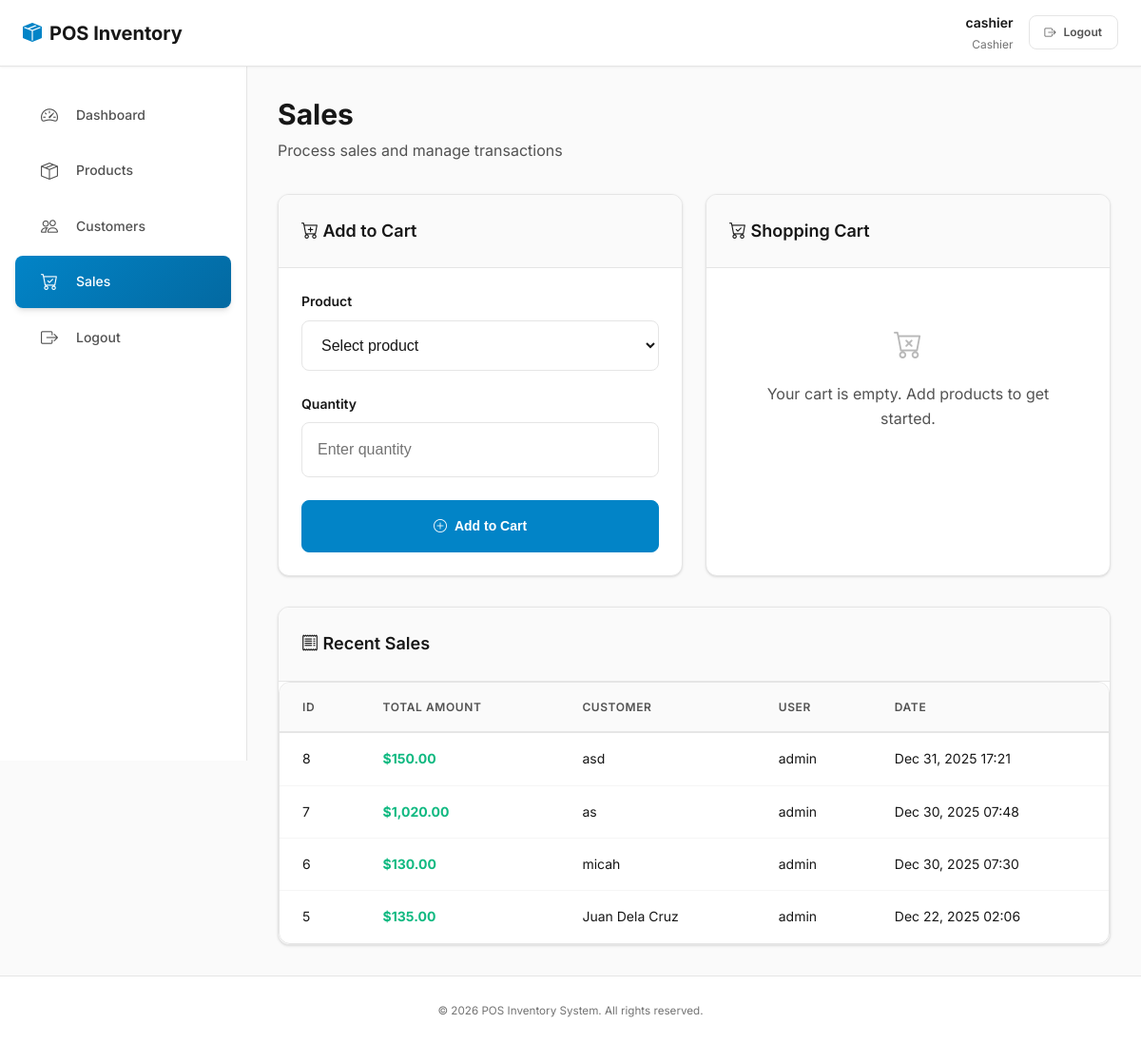
Screenshot of /index.php?page=sales (signed in) with the database file from the repository.
### tables this page shows
CREATE TABLE `sales` (
  `sale_id` int(11) NOT NULL,
  `user_id` int(11) NOT NULL,
  `customer_id` int(11) DEFAULT NULL,
  `total_amount` decimal(10,2) NOT NULL,
  `sale_date` timestamp NOT NULL DEFAULT current_timestamp()
);

CREATE TABLE `customers` (
  `customer_id` int(11) NOT NULL,
  `customer_name` varchar(150) DEFAULT NULL,
  `contact_number` varchar(20) DEFAULT NULL,
  `created_at` timestamp NOT NULL DEFAULT current_timestamp()
);

CREATE TABLE `users` (
  `user_id` int(11) NOT NULL,
  `username` varchar(50) NOT NULL,
  `password` varchar(255) NOT NULL,
  `role` enum('admin','cashier') NOT NULL,
  `created_at` timestamp NOT NULL DEFAULT current_timestamp()
);

### functions.php (called while the page is built, shortened)
<?php
function sanitize($value)
{
    return htmlspecialchars(trim((string)$value), ENT_QUOTES, 'UTF-8');
}

### modules/sales.php (the view, shortened to what this page needs)
<?php
$recentSales = $conn->query('
    SELECT s.sale_id, s.total_amount, s.sale_date,
           c.customer_name, u.username
    FROM sales s
    LEFT JOIN customers c ON c.customer_id = s.customer_id
    JOIN users u ON u.user_id = s.user_id
    ORDER BY s.sale_id DESC
    LIMIT 10
')->fetch_all(MYSQLI_ASSOC);
?>
<main>
    <div class="page-header">
        <h1 class="page-title">Sales</h1>
        <p class="page-subtitle">Process sales and manage transactions</p>
    </div>
    <div style="display: grid; grid-template-columns: repeat(auto-fit, minmax(400px, 1fr)); gap: var(--spacing-lg); margin-bottom: var(--spacing-xl);">
        <div class="card">
            <div class="card-header">
                <i class="bi bi-cart-plus"></i> Add to Cart
            </div>
            <div class="card-body">
                <form method="post">
                    <div class="form-group">
                        <label class="form-label">Product</label>
                        <select class="form-select" name="product_id" required>
                            <option value="">Select product</option>
                        </select>
                    </div>
                    <div class="form-group">
                        <label class="form-label">Quantity</label>
                        <input class="form-control" type="number" name="quantity" min="1" required placeholder="Enter quantity">
                    </div>
                    <button class="btn btn-primary w-100" type="submit">
                        <i class="bi bi-plus-circle"></i> Add to Cart
                    </button>
                </form>
            </div>
        </div>
        <div class="card">
            <div class="card-header">
                <i class="bi bi-cart-check"></i> Shopping Cart
            </div>
            <div class="card-body">
                <?php if (empty($_SESSION['cart'])): ?>
                    <div class="text-center text-muted" style="padding: var(--spacing-xl);">
                        <i class="bi bi-cart-x" style="font-size: var(--font-size-3xl); display: block; margin-bottom: var(--spacing-md); opacity: 0.5;"></i>
                        <p>Your cart is empty. Add products to get started.</p>
                    </div>
                <?php endif; ?>
            </div>
        </div>
    </div>
    <div class="card">
        <div class="card-header">
            <i class="bi bi-receipt"></i> Recent Sales
        </div>
        <div class="card-body" style="padding: 0;">
            <div class="table-container">
                <table class="table table-hover align-middle">
                    <thead>
                        <tr>
                            <th>ID</th>
                            <th>Total Amount</th>
                            <th>Customer</th>
                            <th>User</th>
                            <th>Date</th>
                        </tr>
                    </thead>
                    <tbody>
                        <?php if (empty($recentSales)): ?>
                            <tr>
                                <td colspan="5" class="text-center text-muted" style="padding: var(--spacing-2xl);">
                                    <i class="bi bi-inbox" style="font-size: var(--font-size-3xl); display: block; margin-bottom: var(--spacing-md); opacity: 0.5;"></i>
                                    No sales recorded yet.
                                </td>
                            </tr>
                        <?php else: ?>
                            <?php foreach ($recentSales as $s): ?>
                                <tr class="clickable-row" data-sale-id="<?php echo $s['sale_id']; ?>" style="cursor: pointer;">
                                    <td><?php echo $s['sale_id']; ?></td>
                                    <td><strong style="color: var(--success);">$<?php echo number_format($s['total_amount'], 2); ?></strong></td>
                                    <td><?php echo sanitize($s['customer_name'] ?? 'Walk-in'); ?></td>
                                    <td><?php echo sanitize($s['username']); ?></td>
                                    <td><?php echo date('M d, Y H:i', strtotime($s['sale_date'])); ?></td>
                                </tr>
                            <?php endforeach; ?>
                        <?php endif; ?>
                    </tbody>
                </table>
            </div>
        </div>
    </div>
</main>
</div>

### modules/sales.php (style rules this page uses)
.clickable-row { transition: background-color 0.2s; }

### rows the page displays
sales: sale_id "8", total_amount "150.00", customer.customer_name "asd", user.username "admin", sale_date "Dec 31, 2025 17:21"
sales: sale_id "7", total_amount "1,020.00", customer.customer_name "as", user.username "admin", sale_date "Dec 30, 2025 07:48"
sales: sale_id "6", total_amount "130.00", customer.customer_name "micah", user.username "admin", sale_date "Dec 30, 2025 07:30"
sales: sale_id "5", total_amount "135.00", customer.customer_name "Juan Dela Cruz", user.username "admin", sale_date "Dec 22, 2025 02:06"

### other values shown
current_user()['username'] "cashier"
current_user()['role'] "Cashier"
$meta['label'] "Dashboard"
$meta['label'] "Products"
$meta['label'] "Customers"
$meta['label'] "Sales"
